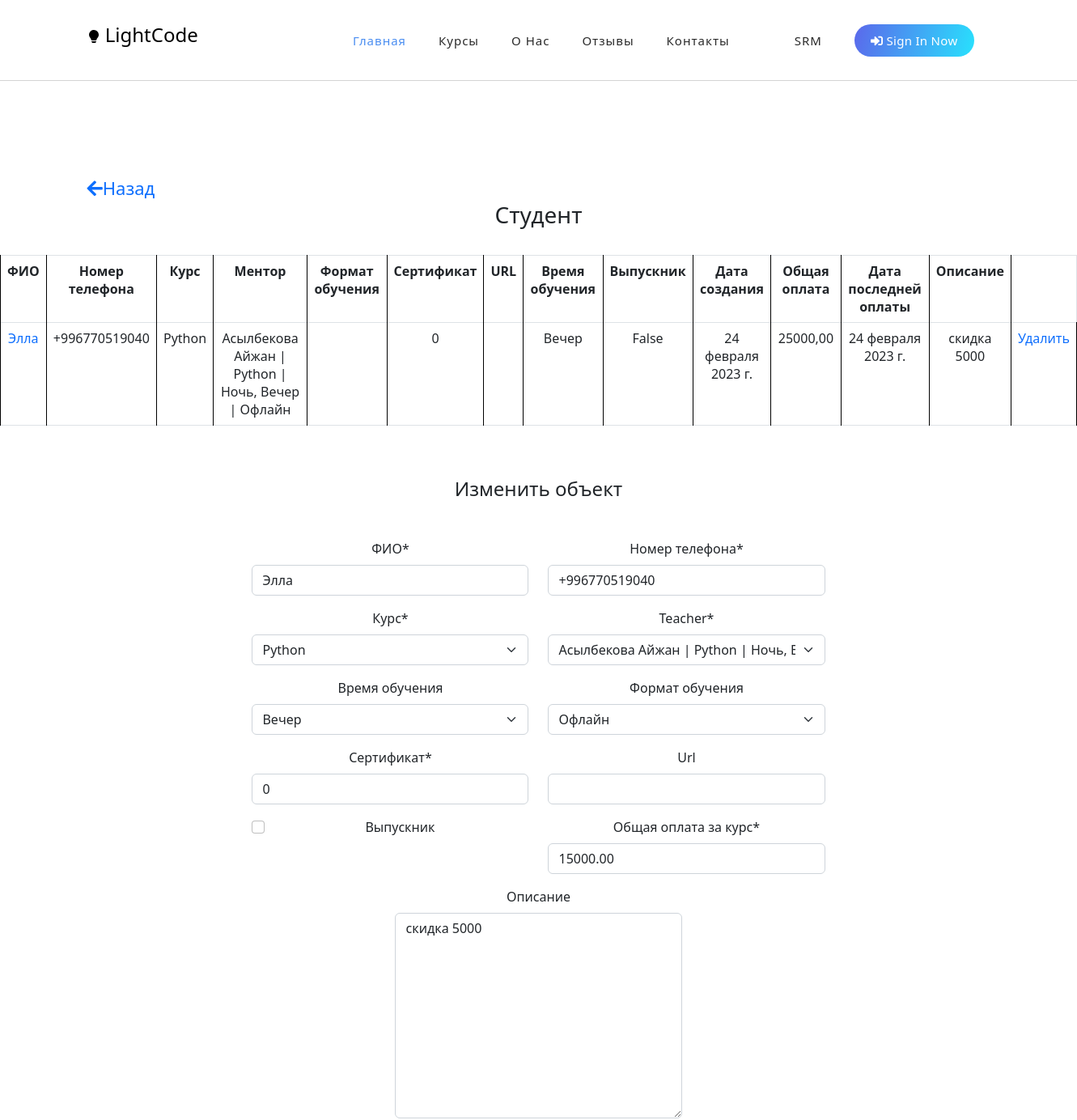
The app's page /srm/students/17/ (upper part), older data.
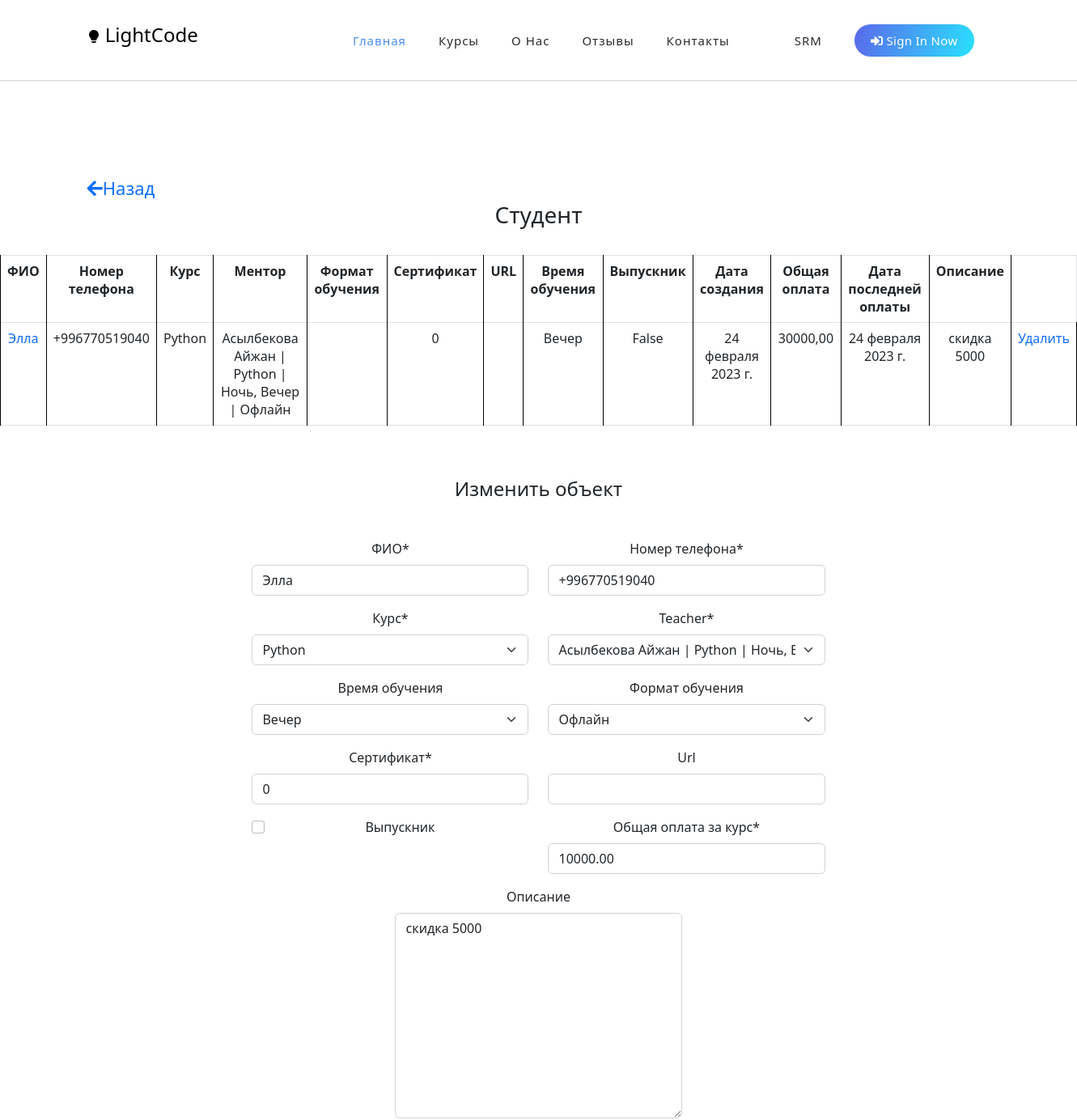
The same page, newer data.
### srm/models.py (models this page shows, shortened)
class Student(models.Model):
    full_name = models.CharField(max_length=80, verbose_name=('ФИО'))
    phone_number = models.CharField(verbose_name=('Номер телефона'), max_length=15)
    course = models.ForeignKey(
        Course,
        on_delete=models.CASCADE,
        verbose_name='Курс',
        related_name='student')
    teacher = models.ForeignKey(Employee, on_delete=models.CASCADE, verbose_name='Ментор', blank=True, null=True)
    studying_time = models.PositiveSmallIntegerField(
        choices=(
            (1, 'Утро'),
            (2, 'День'),
            (3, 'Вечер'),
            (4, 'Ночь'),
        ),
        verbose_name='Время обучения',
        blank=True,
        null=True
    )
    format = models.ForeignKey(LearningFormat, on_delete=models.CASCADE, verbose_name='Формат обучения', blank=True, null=True)
    certificate = models.PositiveSmallIntegerField(default=0, verbose_name='Сертификат')
    url = models.URLField(blank=True, null=True)
    total_payment = models.DecimalField(
        decimal_places=2,
        max_digits=12,
        default=0.00,
        verbose_name='Общая оплата',
        blank=True,
        null=True)
    last_payment_date = models.DateField(verbose_name='Дата последней оплаты', blank=True, null=True)
    remainder = models.DecimalField(
        decimal_places=2,
        max_digits=12,
        default=0.00,
        verbose_name='Остаток')
    description = models.TextField(verbose_name='Описание', blank=True, null=True)
    is_graduate = models.BooleanField(default=False, verbose_name='Выпускник')
    created_date = models.DateField(auto_now_add=True, verbose_name='Дата создания')
    class Meta:
        verbose_name = 'Студент'
        verbose_name_plural = 'Студенты'

class Course(models.Model):
    title = models.CharField(max_length=123, verbose_name=('Название'))
    created_date = models.DateTimeField(auto_now_add=True, verbose_name=('Дата создания'))
    is_active = models.BooleanField(default=True, verbose_name=('Активен'))
    def __str__(self):
        return self.title
    class Meta:
        verbose_name = 'Курс'
        verbose_name_plural = 'Курсы'

class Employee(models.Model):
    full_name = models.CharField(max_length=123, verbose_name='ФИО')
    image = models.ImageField(upload_to='media/image', verbose_name='Фотография')
    role = models.ForeignKey(Role, on_delete=models.CASCADE, verbose_name='Роль')
    salary = models.DecimalField(decimal_places=2, max_digits=12, default=0.00, verbose_name='Зарплата')
    description = models.TextField(verbose_name=('Описание для Лэндинга'), blank=True, null=True)
    course = models.ManyToManyField(Course, verbose_name='Курс', blank=True, null=True)
    studying_time = models.ManyToManyField(StudyingTime, verbose_name='Время обучения', blank=True, null=True)
    format = models.ManyToManyField(LearningFormat, verbose_name='Формат обучения', blank=True, null=True)
    created_date = models.DateTimeField(auto_now_add=True, verbose_name='Дата создания')
    is_active = models.BooleanField(default=True, verbose_name='Активен')
    def course_names(self):
        return " %s" % (", ".join([formats.title for formats in self.course.all()]))
    def format_names(self):
        return " %s" % (", ".join([formats.title for formats in self.format.all()]))
    def studying_time_names(self):
        return " %s" % (", ".join([formats.title for formats in self.studying_time.all()]))
    def __str__(self):
        return f'{self.full_name} | {self.course_names()} | {self.studying_time_names()} | {self.format_names()}'
    class Meta:
        verbose_name = 'Сотрудник'
        verbose_name_plural = 'Сотрудники'

class StudyingTime(models.Model):
    title = models.CharField(max_length=15, verbose_name='Название')

class LearningFormat(models.Model):
    title = models.CharField(max_length=50, verbose_name='Название')
    def __str__(self):
        return self.title
    class Meta:
        verbose_name = 'Формат обучения'
        verbose_name_plural = 'Форматы обучения'

### srm/views.py (the view)
# urls.py: path('students/<int:pk>/', views.student_detail, name='student_detail'),
def student_detail(request, pk):
    student = get_object_or_404(Student, id=pk)
    if request.method == 'POST':
        form = StudentForm(request.POST, instance=student)
        if form.is_valid():
            form.save()
            if request.POST['is_payed'] == 'on':
                return redirect('income_add_for_manager')
            return redirect('leads')
    else:
        form = StudentForm(instance=student)
    return render(request, template_name='srm/student_detail.html', context={'student': student, 'form': form})

### srm/forms.py
class StudentForm(forms.ModelForm):
    last_payment_date = forms.DateField(widget=forms.widgets.DateInput(
        attrs={'type': 'date', 'placeholder': 'yyyy-mm-dd (DOB)', 'class': 'form-control'}),
        required=False
    )
    remainder = forms.DecimalField(label='Общая оплата за курс')
    teacher = forms.ModelChoiceField(
        queryset=Employee.objects.all(),
        widget=CustomSelectWidget
    )
    class Meta:
        model = Student
        fields = ['full_name', 'phone_number', 'course', 'teacher', 'studying_time', 'format', 'certificate', 'url', 'is_graduate', 'remainder', 'description']

### srm/forms.py (called while the page is built)
    def create_option(self, name, value, *args, **kwargs):
        option = super().create_option(name, value, *args, **kwargs)
        if value:
            option['attrs']['data-courses'] = value.instance.course_names  # set option attribute
            option['attrs']['data-studying_time'] = value.instance.studying_time_names  # set option attribute
            option['attrs']['data-format'] = value.instance.format_names  # set option attribute
        return option

### srm/templates/srm/student_detail.html (shortened to what the changed rows need)
{% extends 'base.html' %}
{% load static %}
{% load crispy_forms_tags %}
{% block content %}
<br><br><br><br><br><br><br><br><br>
<center>
  <br>
<table class="table table-bordered">
  <tbody>
    <tr>
      <th style="text-align: center; margin: 0 10px;" >ФИО</th>
      <th style="text-align: center; margin: 0 10px;" >Номер телефона</th>
      <th style="text-align: center; margin: 0 10px;" >Курс</th>
      <th style="text-align: center; margin: 0 10px;" >Ментор</th>
      <th style="text-align: center; margin: 0 10px;" >Формат обучения</th>
      <th style="text-align: center; margin: 0 10px;" >Сертификат</th>
      <th style="text-align: center; margin: 0 10px;" >URL</th>
      <th style="text-align: center; margin: 0 10px;" >Время обучения</th>
      <th style="text-align: center; margin: 0 10px;" >Выпускник</th>
      <th style="text-align: center; margin: 0 10px;" >Дата создания</th>
      <th style="text-align: center; margin: 0 10px;" >Общая оплата</th>
      <th style="text-align: center; margin: 0 10px;" >Дата последней оплаты</th>
        <th style="text-align: center; margin: 0 10px;" >Описание</th>
    </tr>
    <tr>
      <td style="text-align: center; margin: 0 10px;"><a href="{% url 'student_detail' student.id %}" >{{ student.full_name }}</a></td>
      <td style="text-align: center; margin: 0 10px;" >{{ student.phone_number }}</td>
      {% if student.course %}
        <td style="text-align: center; margin: 0 10px;" >{{ student.course }}</td>
      {% else %}
        <td style="text-align: center; margin: 0 10px;" ></td>
      {% endif %}
        <td style="text-align: center; margin: 0 10px;" >{{ student.teacher }}</td>
        <td style="text-align: center; margin: 0 10px;" >{{ student.course.format }}</td>
      <td style="text-align: center; margin: 0 10px;" >{{ student.certificate }}</td>
      {% if student.url %}
        <td style="text-align: center; margin: 0 10px;" >{{ student.url }}</td>
      {% else %}
        <td style="text-align: center; margin: 0 10px;" ></td>
      {% endif %}
        <td style="text-align: center; margin: 0 10px;" >{{ student.get_studying_time_display }}</td>
      <td style="text-align: center; margin: 0 10px;" >{{ student.is_graduate }}</td>
      <td style="text-align: center; margin: 0 10px;" >{{ student.created_date }}</td>
      {% if student.total_payment  %}
        <td style="text-align: center; margin: 0 10px;" >{{ student.total_payment }}</td>
      {% else %}
        <td style="text-align: center; margin: 0 10px;" ></td>
      {% endif %}
      {% if student.last_payment_date %}
        <td style="text-align: center; margin: 0 10px;" >{{ student.last_payment_date }}</td>
      {% else %}
        <td style="text-align: center; margin: 0 10px;" ></td>
      {% endif %}
        {% if student.description %}
            <td style="text-align: center; margin: 0 10px;" >{{ student.description }}</td>
        {% else %}
            <td style="text-align: center; margin: 0 10px;" ></td>
        {% endif %}
      <td><a href="{% url 'student_delete' student.id %}">Удалить</a></td>
    </tr>
  </tbody>
</table>
  <br>
  <br>
  <h4>Изменить объект</h4><br>
  <div class="container mt-3" style="width: 55%; fon-size: 10px;">
    <form method="POST" action=".">
        <div class="row" >
            <div class="col-6" >
                {{ form.full_name|as_crispy_field }}
            </div>
            <div class="col-6" >
                {{ form.phone_number|as_crispy_field }}
            </div>
            <div class="col-6" >
                {{ form.course|as_crispy_field }}
            </div>
            <div class="col-6" >
                {{ form.teacher|as_crispy_field }}
            </div>
            <div class="col-6" >
                {{ form.studying_time|as_crispy_field }}
            </div>
            <div class="col-6" >
                {{ form.format|as_crispy_field }}
            </div>
            <div class="col-6" >
                {{ form.certificate|as_crispy_field }}
            </div>
            <div class="col-6" >
                {{ form.url|as_crispy_field }}
            </div>
            <div class="col-6" >
                {{ form.is_graduate|as_crispy_field }}
            </div>
            <div class="col-6" >
                {{ form.remainder|as_crispy_field }}
            </div>
        </div>
        <div class="col-6" >
                {{ form.description|as_crispy_field }}
            </div>
         <br>
        <br>
  </form>
      </div>
</center>
{% endblock %}

Row changes from the older to the newer data that the page shows:
changed Student "Элла": total_payment "25000,00" → "30000,00"; remainder "15000.00" → "10000.00"
